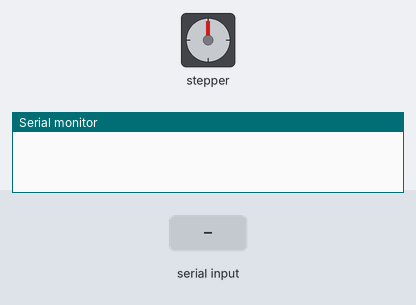
Recording of a sketch running on a simulated Arduino Uno, built with avr-gcc and run on an emulated ATmega328P. Parts: stepper motor, the last lines printed to the serial monitor. The test bench sets the inputs (shaded band). Stepper angles assume 2048 steps per turn.

Above: at 1.2 s.
1.3 s: "90,45\n" received over Serial
At 3.5 s:
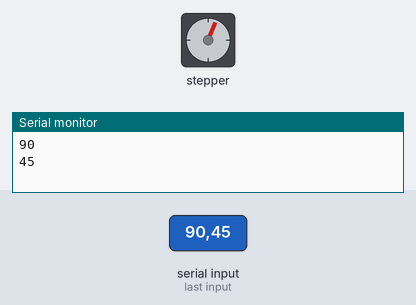
4.3 s: "30,150\n" received over Serial
At 7.13 s:
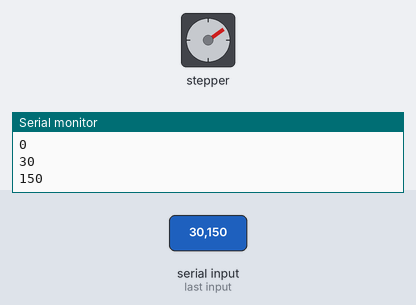
7.3 s: "200\n" received over Serial
At 10.26 s:
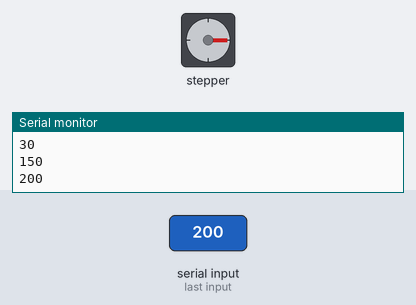
10.3 s: "90\n" received over Serial
At 12.8 s:
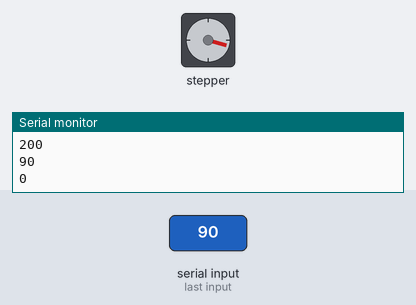
13.3 s: "90,45\n" received over Serial
At 16.0 s:
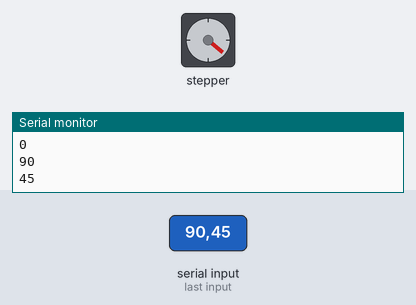
16.3 s: "30,150\n" received over Serial
At 20.0 s:
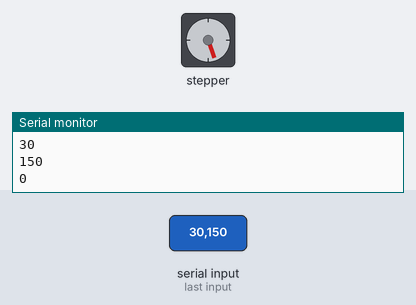
Timing chart, 0 to 20.3 s (numbered marks = the images above; inputs shaded):
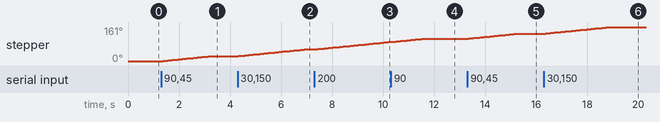

Measured:
- after the input at 1.3 s, stepper: turns 23° clockwise in 1.8 s, starting after 0.08 s
- after the input at 4.3 s, stepper: keeps turning clockwise at about 12°/s, starting at once
- after the input at 7.3 s, stepper: keeps turning clockwise at about 12°/s, starting after 0.05 s
- after the input at 10.3 s, stepper: turns 16° clockwise in 1.3 s, starting at once
- after the input at 13.3 s, stepper: turns 24° clockwise in 1.9 s, starting after 0.05 s
- after the input at 16.3 s, stepper: turns 31° clockwise in 2.5 s, starting after 0.08 s

The sketch:

v.3.ino
```cpp
//Programa que utiliza la Libreria Stepper para el control de un motor unipolar
//de 5 hilos modelo 28BYJ-48 y su correspondiente driver ULN2003.
//Mediante el uso del monitor serie se le establece la cantidad de pasos a dar.

#include <Stepper.h>// incluye libreria stepper

Stepper motor1(2048, 8, 10, 9, 11); // pasos completos y concexiones del motor

void setup()
{
  Serial.begin(9600);
  motor1.setSpeed(2);// en RPM (valores de 1, 2 o 3 para 28BYJ-48)
}

void loop()
{
  if(Serial.available())// espera por datos disponibles en monitor serie
  {
   int pasos=Serial.parseInt();// obtiene valor introducido en monitor serie y asigna  a variable pasos
   Serial.println(pasos);// imprime el valor ingresado
   motor1.step(pasos);// envia comando para dar la cantidad de pasos
  }
}
```
